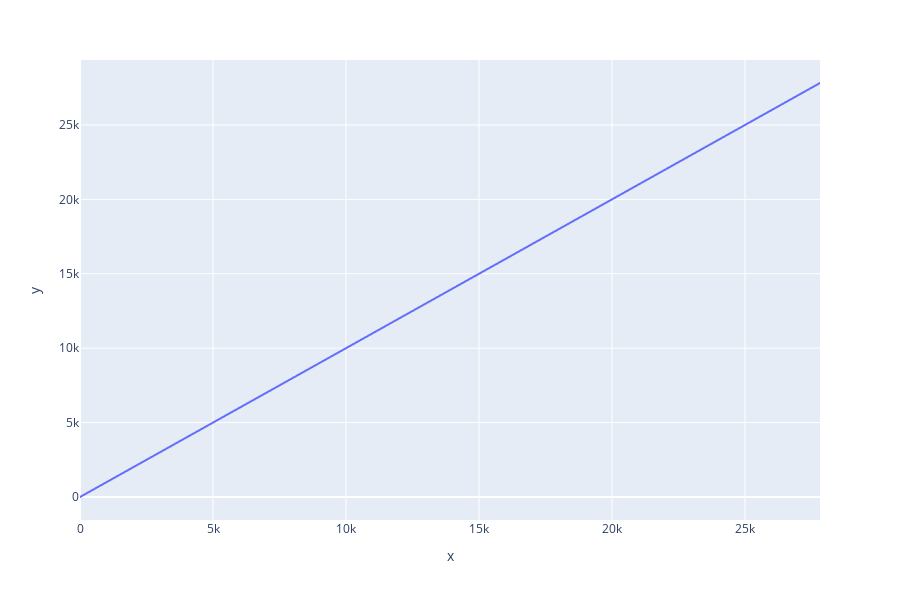

The notebook cell saved with this chart:
### Code cell
px.line(x = np.arange(df.shape[0]), y = df.index)

### Figure 1 — Plotly figure (JSON) as saved in the notebook; plotly's stock layout.template omitted (floating-point values rounded to 4 significant figures; data arrays with more than 128 entries replaced by an {"elided": "..."} marker saying what was removed)
{"data": [{"hoverlabel": {"namelength": 0}, "hovertemplate": "x=%{x}<br>y=%{y}", "legendgroup": "", "line": {"color": "#636efa", "dash": "solid"}, "mode": "lines", "name": "", "showlegend": false, "type": "scattergl", "x": {"elided": "27820 int values"}, "xaxis": "x", "y": {"elided": "27820 int values"}, "yaxis": "y"}], "layout": {"height": 600, "legend": {"tracegroupgap": 0}, "margin": {"t": 60}, "xaxis": {"anchor": "y", "domain": [0, 1], "title": {"text": "x"}}, "yaxis": {"anchor": "x", "domain": [0, 1], "title": {"text": "y"}}}}
